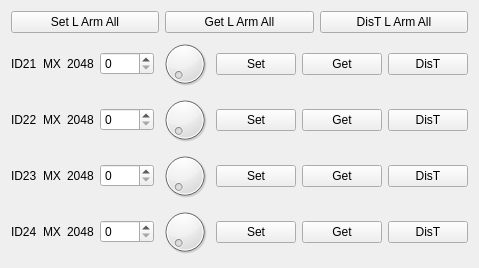
  <widget class="QWidget" name="verticalLayoutWidget_7">
   <property name="geometry">
    <rect>
     <x>10</x>
     <y>550</y>
     <width>471</width>
     <height>201</height>
    </rect>
   </property>
   <layout class="QVBoxLayout" name="verticalLayout_7">
    <item>
     <layout class="QHBoxLayout" name="horizontalLayout_26">
      <item>
       <widget class="QPushButton" name="setLArmAll_pushButton">
        <property name="text">
         <string>Set L Arm All</string>
        </property>
       </widget>
      </item>
      <item>
       <widget class="QPushButton" name="getLArmAll_pushButton">
        <property name="text">
         <string>Get L Arm All</string>
        </property>
       </widget>
      </item>
      <item>
       <widget class="QPushButton" name="disTLArmAll_pushButton">
        <property name="text">
         <string>DisT L Arm All</string>
        </property>
       </widget>
      </item>
     </layout>
    </item>
    <item>
     <layout class="QHBoxLayout" name="horizontalLayout_20">
      <item>
       <widget class="QLabel" name="ID21_label">
        <property name="text">
         <string>ID21</string>
        </property>
       </widget>
      </item>
      <item>
       <widget class="QLabel" name="motorType21_label">
        <property name="text">
         <string>MX</string>
        </property>
       </widget>
      </item>
      <item>
       <widget class="QLabel" name="motor21center_label">
        <property name="text">
         <string>2048</string>
        </property>
       </widget>
      </item>
      <item>
       <widget class="QSpinBox" name="motor21Value_spinBox">
        <property name="maximum">
         <number>4095</number>
        </property>
       </widget>
      </item>
      <item>
       <widget class="QDial" name="motor21value_dial">
        <property name="maximum">
         <number>4095</number>
        </property>
       </widget>
      </item>
      <item>
       <widget class="QPushButton" name="motor21Set_pushButton">
        <property name="text">
         <string>Set</string>
        </property>
       </widget>
      </item>
      <item>
       <widget class="QPushButton" name="motor21Get_pushButton">
        <property name="text">
         <string>Get</string>
        </property>
       </widget>
      </item>
      <item>
       <widget class="QPushButton" name="motor21DisT_pushButton">
        <property name="text">
         <string>DisT</string>
        </property>
       </widget>
      </item>
     </layout>
    </item>
    <item>
     <layout class="QHBoxLayout" name="horizontalLayout_21">
      <item>
       <widget class="QLabel" name="ID22_label">
        <property name="text">
         <string>ID22</string>
        </property>
       </widget>
      </item>
      <item>
       <widget class="QLabel" name="motorType22_label">
        <property name="text">
         <string>MX</string>
        </property>
       </widget>
      </item>
      <item>
       <widget class="QLabel" name="motor22center_label">
        <property name="text">
         <string>2048</string>
        </property>
       </widget>
      </item>
      <item>
       <widget class="QSpinBox" name="motor22Value_spinBox">
        <property name="maximum">
         <number>4095</number>
        </property>
       </widget>
      </item>
      <item>
       <widget class="QDial" name="motor22value_dial">
        <property name="maximum">
         <number>4095</number>
        </property>
       </widget>
      </item>
      <item>
       <widget class="QPushButton" name="motor22Set_pushButton">
        <property name="text">
         <string>Set</string>
        </property>
       </widget>
      </item>
      <item>
       <widget class="QPushButton" name="motor22Get_pushButton">
        <property name="text">
         <string>Get</string>
        </property>
       </widget>
      </item>
      <item>
       <widget class="QPushButton" name="motor22DisT_pushButton">
        <property name="text">
         <string>DisT</string>
        </property>
       </widget>
      </item>
     </layout>
    </item>
    <item>
     <layout class="QHBoxLayout" name="horizontalLayout_19">
      <item>
       <widget class="QLabel" name="ID23_label">
        <property name="text">
         <string>ID23</string>
        </property>
       </widget>
      </item>
      <item>
       <widget class="QLabel" name="motorType23_label">
        <property name="text">
         <string>MX</string>
        </property>
       </widget>
      </item>
      <item>
       <widget class="QLabel" name="motor23center_label">
        <property name="text">
         <string>2048</string>
        </property>
       </widget>
      </item>
      <item>
       <widget class="QSpinBox" name="motor23Value_spinBox">
        <property name="maximum">
         <number>4095</number>
        </property>
       </widget>
      </item>
      <item>
       <widget class="QDial" name="motor23value_dial">
        <property name="maximum">
         <number>4095</number>
        </property>
       </widget>
      </item>
      <item>
       <widget class="QPushButton" name="motor23Set_pushButton">
        <property name="text">
         <string>Set</string>
        </property>
       </widget>
      </item>
      <item>
       <widget class="QPushButton" name="motor23Get_pushButton">
        <property name="text">
         <string>Get</string>
        </property>
       </widget>
      </item>
      <item>
       <widget class="QPushButton" name="motor23DisT_pushButton">
        <property name="text">
         <string>DisT</string>
        </property>
       </widget>
      </item>
     </layout>
    </item>
    <item>
     <layout class="QHBoxLayout" name="horizontalLayout_27">
      <item>
       <widget class="QLabel" name="ID24_label">
        <property name="text">
         <string>ID24</string>
        </property>
       </widget>
      </item>
      <item>
       <widget class="QLabel" name="motorType24_label">
        <property name="text">
         <string>MX</string>
        </property>
       </widget>
      </item>
      <item>
       <widget class="QLabel" name="motor24center_label">
        <property name="text">
         <string>2048</string>
        </property>
       </widget>
      </item>
      <item>
       <widget class="QSpinBox" name="motor24Value_spinBox">
        <property name="maximum">
         <number>4095</number>
        </property>
       </widget>
      </item>
      <item>
       <widget class="QDial" name="motor24value_dial">
        <property name="maximum">
         <number>4095</number>
        </property>
       </widget>
      </item>
      <item>
       <widget class="QPushButton" name="motor24Set_pushButton">
        <property name="text">
         <string>Set</string>
        </property>
       </widget>
      </item>
      <item>
       <widget class="QPushButton" name="motor24Get_pushButton">
        <property name="text">
         <string>Get</string>
        </property>
       </widget>
      </item>
      <item>
       <widget class="QPushButton" name="motor24DisT_pushButton">
        <property name="text">
         <string>DisT</string>
        </property>
       </widget>
      </item>
     </layout>
    </item>
   </layout>
  </widget>
